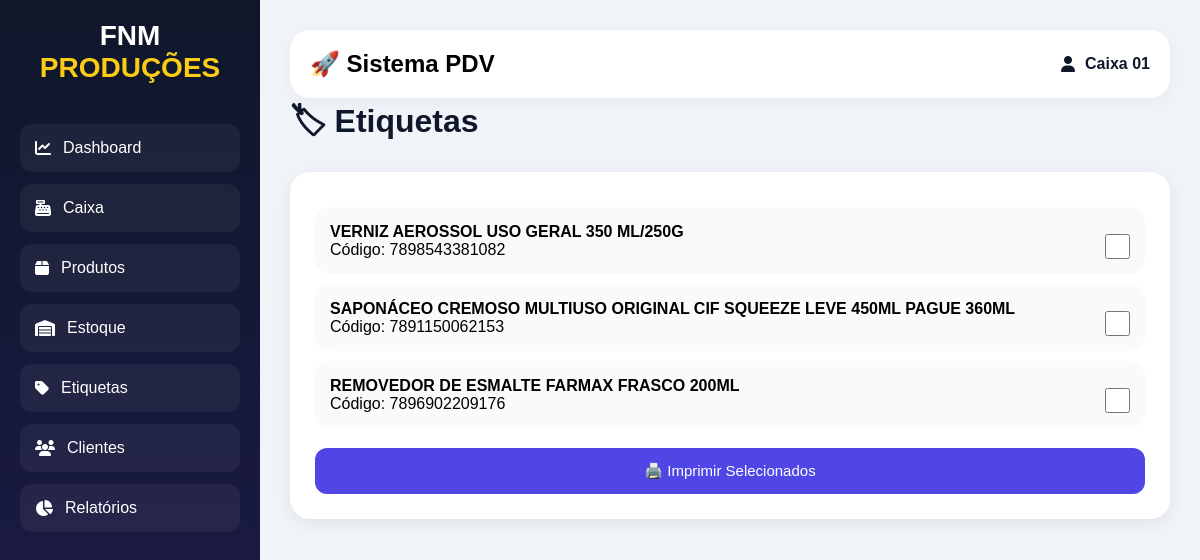
Page /etiquetas on the committed database.
### app.py (models this page shows)
class Produto(db.Model):
    id = db.Column(
        db.Integer,
        primary_key=True
    )
    codigo = db.Column(
        db.String(100)
    )
    nome = db.Column(
        db.String(200)
    )
    preco = db.Column(
        db.Float
    )
    estoque = db.Column(
        db.Integer
    )
    categoria = db.Column(
        db.String(100)
    )
    imagem = db.Column(
        db.String(500)
    )
    estoque_minimo = db.Column(
        db.Integer
    )

### app.py (the view)
@app.route("/etiquetas")
def etiquetas():
    produtos = Produto.query.all()
    return render_template(
        "etiquetas.html",
        produtos=produtos
    )

### templates/etiquetas.html
{% extends "base.html" %}
{% block content %}
<h1>
    🏷 Etiquetas
</h1>
<div class="card">
    <form
        action="/imprimir_etiquetas"
        method="POST"
    >
        {% for produto in produtos %}
        <div
            style="
                background:#f8fafc;
                padding:15px;
                border-radius:15px;
                margin-top:10px;
                display:flex;
                align-items:center;
                justify-content:space-between;
            "
        >
            <div>
                <strong>
                    {{ produto.nome }}
                </strong>
                <br>
                Código:
                {{ produto.codigo }}
            </div>
            <input
                type="checkbox"
                name="produtos"
                value="{{ produto.id }}"
                style="
                    width:25px;
                    height:25px;
                "
            >
        </div>
        {% endfor %}
        <button
            class="azul"
            style="
                margin-top:20px;
            "
        >
            🖨️ Imprimir Selecionados
        </button>
    </form>
</div>
{% endblock %}

### templates/base.html (style rules this page uses)
* { margin:0; padding:0; box-sizing:border-box; font-family:Arial; }
body { background:#f1f5f9; display:flex; }
h1 { color:#0f172a; margin-bottom:20px; }
.card { background:white; padding:25px; border-radius:20px; margin-top:20px; box-shadow: 0 4px 20px rgba( 0, 0, 0, 0.08 ); }
input, select { width:100%; padding:14px; margin-top:12px; border:1px solid #cbd5e1; border-radius:12px; font-size:15px; outline:none; background:white; }
button { width:100%; padding:14px; border:none; border-radius:12px; cursor:pointer; color:white; font-size:15px; margin-top:15px; transition:0.3s; }
.azul { background:#4f46e5; }

### rows in the picture
Produto: nome "VERNIZ AEROSSOL USO GERAL 350 ML/250G", codigo "7898543381082"
Produto: nome "SAPONÁCEO CREMOSO MULTIUSO ORIGINAL CIF SQUEEZE LEVE 450ML PAGUE 360ML", codigo "7891150062153"
Produto: nome "REMOVEDOR DE ESMALTE FARMAX FRASCO 200ML", codigo "7896902209176"
